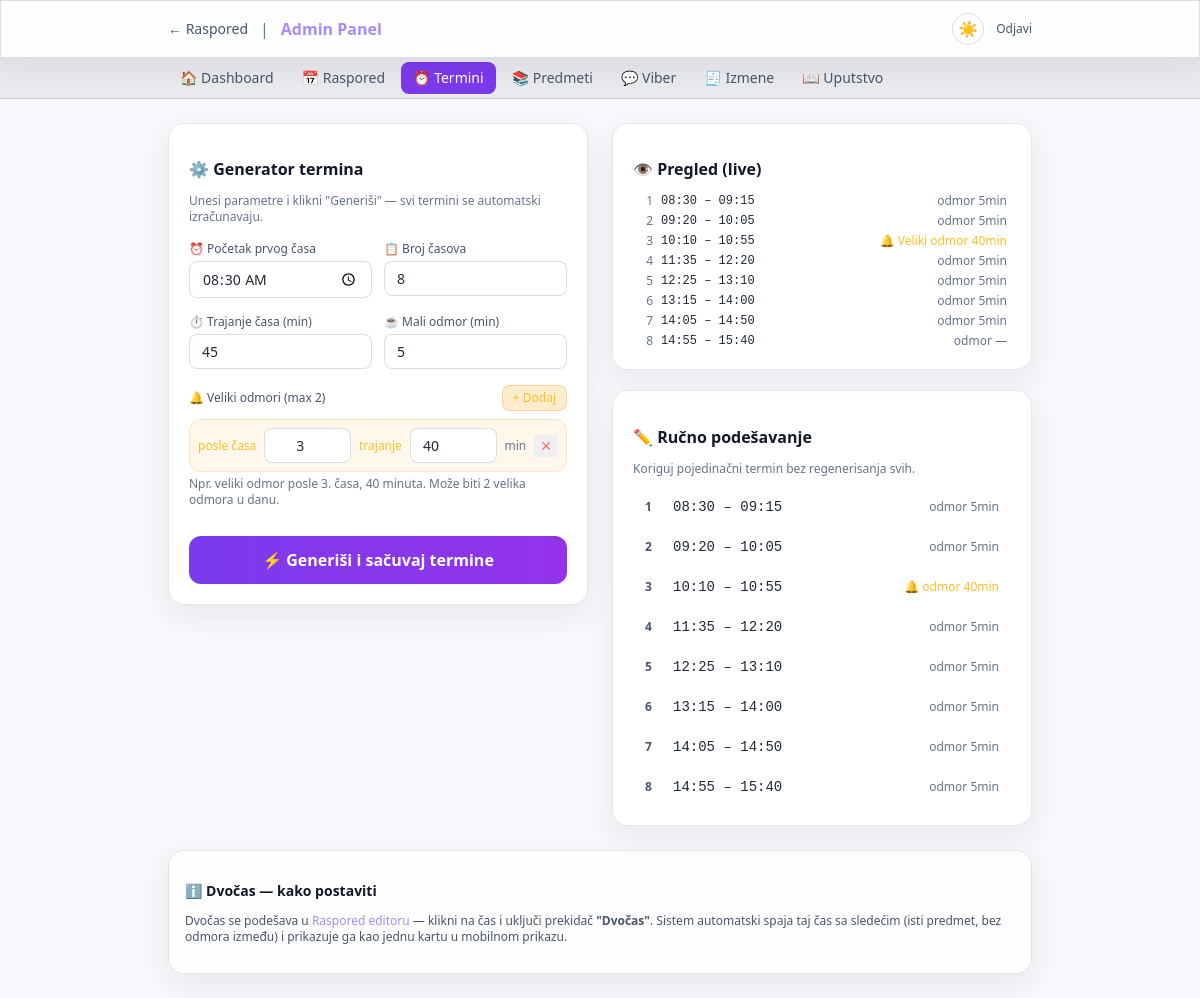
The page /admin/periods.php (signed in) on the database its author committed.
### tables this page shows
CREATE TABLE settings (
        key   TEXT PRIMARY KEY,
        value TEXT
    );

CREATE TABLE periods (
        period     INTEGER PRIMARY KEY,
        start_time TEXT NOT NULL,
        end_time   TEXT NOT NULL
    , break_after_min INTEGER DEFAULT 5, break_type TEXT DEFAULT 'small');

### lib/db.php (called while the page is built, shortened)
<?php
function getSetting(PDO $db, string $key, string $default = ''): string {
    $row = $db->prepare("SELECT value FROM settings WHERE key=?");
    $row->execute([$key]);
    return $row->fetchColumn() ?: $default;
}
function getPeriods(PDO $db): array {
    return $db->query("SELECT * FROM periods ORDER BY period")->fetchAll();
}
function h(string $s): string {
    return htmlspecialchars($s, ENT_QUOTES | ENT_SUBSTITUTE, 'UTF-8');
}
function getBigBreaks(PDO $db): array {
    $json = getSetting($db, 'big_breaks_json', '[]');
    return json_decode($json, true) ?: [];
}

### admin/periods.php (the view, shortened to what this page needs)
<?php
$db = getDB();
$periods     = getPeriods($db);
$periodsMap  = [];
foreach ($periods as $p) { $periodsMap[$p['period']] = $p; }
$firstClass  = getSetting($db, 'first_class_time',   '08:30');
$classDur    = getSetting($db, 'class_duration_min',  '45');
$smallBreak  = getSetting($db, 'small_break_min',     '5');
$periodCount = getSetting($db, 'period_count',        '8');
$bigBreaks   = getBigBreaks($db);
?>
<!DOCTYPE html>
<html lang="sr">
<head>
</head>
<body class="periods-page min-h-screen">
<div class="max-w-4xl mx-auto px-4 py-6 space-y-6">
  <div class="grid grid-cols-1 lg:grid-cols-2 gap-6">
    <div class="space-y-5">
      <div class="card rounded-2xl p-5">
        <h2 class="font-bold text-base mb-1">⚙️ Generator termina</h2>
        <p class="text-xs text-slate-500 mb-4">Unesi parametre i klikni "Generiši" — svi termini se automatski izračunavaju.</p>
        <form method="POST" id="gen-form" class="space-y-4">
          <div class="grid grid-cols-2 gap-3">
            <div>
              <label class="text-xs text-slate-400 mb-1 block">⏰ Početak prvog časa</label>
              <input type="time" name="first_class_time" id="inp-first" value="<?= h($firstClass) ?>" oninput="livePreview()">
            </div>
            <div>
              <label class="text-xs text-slate-400 mb-1 block">📋 Broj časova</label>
              <input type="number" name="period_count" id="inp-count" value="<?= h($periodCount) ?>" min="1" max="12" oninput="livePreview()">
            </div>
          </div>
          <div class="grid grid-cols-2 gap-3">
            <div>
              <label class="text-xs text-slate-400 mb-1 block">⏱️ Trajanje časa (min)</label>
              <input type="number" name="class_duration_min" id="inp-dur" value="<?= h($classDur) ?>" min="1" max="120" oninput="livePreview()">
            </div>
            <div>
              <label class="text-xs text-slate-400 mb-1 block">☕ Mali odmor (min)</label>
              <input type="number" name="small_break_min" id="inp-small" value="<?= h($smallBreak) ?>" min="0" max="60" oninput="livePreview()">
            </div>
          </div>
          <div>
            <div class="flex items-center justify-between mb-2">
              <label class="text-xs text-slate-400">🔔 Veliki odmori (max 2)</label>
              <button type="button" onclick="addBigBreak()" id="add-bb-btn"
                      class="text-xs bg-amber-500/20 text-amber-400 border border-amber-500/30 px-2.5 py-1 rounded-lg hover:bg-amber-500/30 transition-all">
                + Dodaj
              </button>
            </div>
            <div id="big-breaks-list" class="space-y-2">
              <?php foreach ($bigBreaks as $bb): ?>
              <div class="big-break-row rounded-xl p-2 flex items-center gap-2">
                <span class="text-xs text-amber-400 flex-shrink-0">posle časa</span>
                <input type="number" name="bb_after[]" value="<?= (int)$bb['after_period'] ?>"
                       min="1" max="11" class="w-14 text-center" oninput="livePreview()">
                <span class="text-xs text-amber-400 flex-shrink-0">trajanje</span>
                <input type="number" name="bb_duration[]" value="<?= (int)$bb['duration_min'] ?>"
                       min="1" max="120" class="w-16" oninput="livePreview()">
                <span class="text-xs text-slate-500">min</span>
                <button type="button" onclick="removeBigBreak(this)"
                        class="ml-auto text-red-400 hover:text-red-300 text-sm">✕</button>
              </div>
              <?php endforeach; ?>
            </div>
            <p class="text-xs text-slate-600 mt-1">
              Npr. veliki odmor posle 3. časa, 40 minuta. Može biti 2 velika odmora u danu.
            </p>
          </div>
          <button type="submit"
                  class="w-full bg-gradient-to-r from-violet-600 to-purple-600 hover:from-violet-500 hover:to-purple-500 text-white font-bold py-3 rounded-xl transition-all">
            ⚡ Generiši i sačuvaj termine
          </button>
        </form>
      </div>
    </div>
    <div class="space-y-5">
      <div class="card rounded-2xl p-5">
        <h2 class="font-bold text-base mb-3">👁️ Pregled (live)</h2>
        <div id="preview-list" class="space-y-1 text-sm">
        </div>
      </div>
      <div class="card rounded-2xl p-5">
        <h2 class="font-bold text-base mb-1">✏️ Ručno podešavanje</h2>
        <p class="text-xs text-slate-500 mb-3">Koriguj pojedinačni termin bez regenerisanja svih.</p>
        <div class="space-y-1">
          <?php foreach ($periodsMap as $pNum => $p): ?>
          <details class="period-row rounded-xl">
            <summary class="flex items-center gap-3 px-3 py-2 cursor-pointer select-none">
              <span class="text-xs font-bold text-slate-400 w-4"><?= $pNum ?></span>
              <span class="text-sm text-slate-200 font-mono"><?= h($p['start_time']) ?> – <?= h($p['end_time']) ?></span>
              <span class="ml-auto text-xs <?= $p['break_type']==='big' ? 'text-amber-400' : 'text-slate-600' ?>">
                <?= $p['break_type']==='big' ? '🔔 ' : '' ?>odmor <?= $p['break_after_min'] ?>min
              </span>
            </summary>
          </details>
          <?php endforeach; ?>
        </div>
      </div>
    </div>
  </div>
  <div class="glass rounded-2xl p-4 border-l-4 border-violet-500/50">
    <h3 class="font-semibold text-sm mb-1">ℹ️ Dvočas — kako postaviti</h3>
    <p class="text-xs text-slate-400">
      Dvočas se podešava u <a href="schedule.php" class="text-violet-400 hover:underline">Raspored editoru</a> —
      klikni na čas i uključi prekidač <strong>"Dvočas"</strong>. Sistem automatski spaja taj čas sa sledećim
      (isti predmet, bez odmora između) i prikazuje ga kao jednu kartu u mobilnom prikazu.
    </p>
  </div>
</div>
</body>
</html>

### assets/css/admin.css (style rules this page uses)
body { background: var(--page-bg); color: var(--page-text); font-family: system-ui, sans-serif; }
.glass { background: var(--surface-glass); border: 1px solid var(--border-subtle); }
.card { background: var(--surface-card); border: 1px solid var(--border-subtle); }
.big-break-row { background: rgba(245, 158, 11, .08); border: 1px solid rgba(245, 158, 11, .2); }
.period-row { transition: background .15s; }
.periods-page input[type=time], .periods-page input[type=number], .periods-page input[type=text] { background: var(--input-bg-strong); border: 1px solid var(--border-soft); border-radius: .5rem; padding: .375rem .75rem; color: var(--text-main); width: 100%; outline: none; font-size: .875rem; }

### assets/css/theme.css (style rules this page uses)
:root { --page-bg: #0f0f1a; --page-text: #e2e8f0; --surface-glass: rgba(255, 255, 255, 0.05); --surface-card: rgba(255, 255, 255, 0.04); --surface-muted: rgba(255, 255, 255, 0.06); --surface-hover: rgba(255, 255, 255, 0.1); --border-subtle: rgba(255, 255, 255, 0.08); --border-soft: rgba(255, 255, 255, 0.1); --text-strong: #f8fafc; --text-main: #e2e8f0; --text-muted: #94a3b8; --text-faint: #64748b; --input-bg: rgba(0, 0, 0, 0.3); --input-bg-strong: rgba(0, 0, 0, 0.4); --scroll-track: #15152a; --scroll-thumb: #3a3a5c; --theme-toggle-bg: rgba(255, 255, 255, 0.08); --theme-toggle-border: rgba(255, 255, 255, 0.14); }
:root[data-theme="light"] { --page-bg: #f7f8fb; --page-text: #111827; --surface-glass: rgba(255, 255, 255, 0.82); --surface-card: rgba(255, 255, 255, 0.9); --surface-muted: rgba(15, 23, 42, 0.06); --surface-hover: rgba(15, 23, 42, 0.1); --border-subtle: rgba(15, 23, 42, 0.1); --border-soft: rgba(15, 23, 42, 0.14); --text-strong: #0f172a; --text-main: #1f2937; --text-muted: #475569; --text-faint: #64748b; --input-bg: rgba(255, 255, 255, 0.92); --input-bg-strong: rgba(255, 255, 255, 0.98); --scroll-track: #e2e8f0; --scroll-thumb: #94a3b8; --theme-toggle-bg: rgba(255, 255, 255, 0.9); --theme-toggle-border: rgba(15, 23, 42, 0.14); }
:root[data-theme="light"], :root[data-theme="light"] body { background: var(--page-bg) !important; color: var(--page-text) !important; }
:root[data-theme="light"] .glass, :root[data-theme="light"] .card { background: var(--surface-card); border-color: var(--border-subtle); box-shadow: 0 10px 28px rgba(15, 23, 42, 0.07); }
:root[data-theme="light"] .glass { background: var(--surface-glass); }
:root[data-theme="light"] .text-white, :root[data-theme="light"] .text-slate-100, :root[data-theme="light"] .text-slate-200, :root[data-theme="light"] .text-slate-300 { color: var(--text-main); }
:root[data-theme="light"] .week-badge-a.text-white, :root[data-theme="light"] .week-badge-b.text-white, :root[data-theme="light"] .bg-violet-600.text-white, :root[data-theme="light"] .bg-slate-700.text-white, :root[data-theme="light"] .bg-gradient-to-r.text-white, :root[data-theme="light"] .viber-btn.text-white, :root[data-theme="light"] .viber-share-btn.text-white { color: #fff; }
:root[data-theme="light"] .text-slate-400 { color: var(--text-muted); }
:root[data-theme="light"] .text-slate-500, :root[data-theme="light"] .text-slate-600, :root[data-theme="light"] .text-slate-700 { color: var(--text-faint); }
:root[data-theme="light"] input, :root[data-theme="light"] select, :root[data-theme="light"] textarea { color: var(--text-main); }

### rows shown on the page
settings: first_class_time "08:30"
settings: period_count "8"
settings: class_duration_min "45"
settings: small_break_min "5"
periods: pNum "1", start_time "08:30", end_time "09:15", break_after_min "5"
periods: pNum "2", start_time "09:20", end_time "10:05", break_after_min "5"
periods: pNum "3", start_time "10:10", end_time "10:55", break_after_min "40"
periods: pNum "4", start_time "11:35", end_time "12:20", break_after_min "5"
periods: pNum "5", start_time "12:25", end_time "13:10", break_after_min "5"
periods: pNum "6", start_time "13:15", end_time "14:00", break_after_min "5"
periods: pNum "7", start_time "14:05", end_time "14:50", break_after_min "5"
periods: pNum "8", start_time "14:55", end_time "15:40", break_after_min "5"

### other values the page prints
$title "Admin Panel"
$label "🏠 Dashboard"
$label "📅 Raspored"
$label "⏰ Termini"
$label "📚 Predmeti"
$label "💬 Viber"
$label "🧾 Izmene"
$label "📖 Uputstvo"
